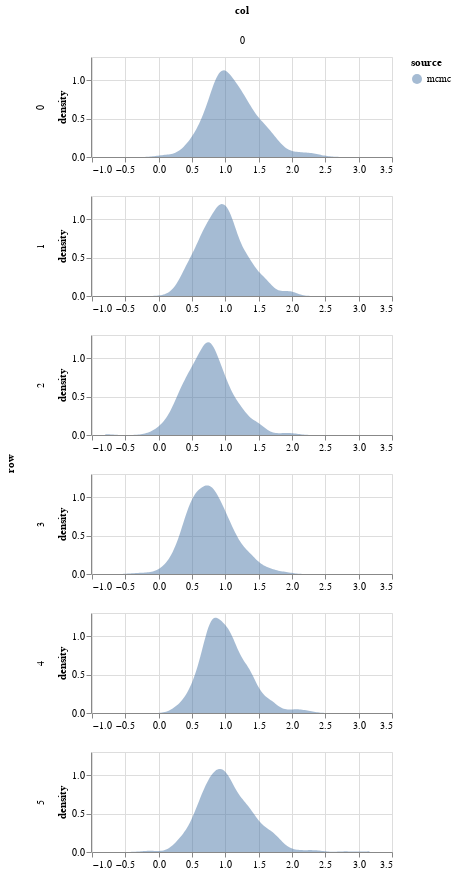

Here is the notebook cell this chart was saved with:
### Code cell
param = 'beta'
df = get_post_df(ps[param]) 
df['source'] = 'mcmc'
plot_density(df, height=100)

### Figure 1 — Vega-Lite specification as saved in the notebook (floating-point values rounded to 4 significant figures; data arrays with more than 128 entries replaced by an {"elided": "..."} marker saying what was removed)
{"config": {"view": {"continuousWidth": 400, "continuousHeight": 300}}, "data": {"name": "data-58409eb59bc919d3d8b07487f7c06251"}, "mark": {"type": "area", "opacity": 0.5}, "encoding": {"color": {"type": "nominal", "field": "source"}, "column": {"type": "quantitative", "field": "col"}, "row": {"type": "quantitative", "field": "row"}, "x": {"type": "quantitative", "field": "value", "title": null}, "y": {"type": "quantitative", "field": "density"}}, "height": 100, "resolve": {"scale": {"x": "independent"}}, "transform": [{"fold": ["value"]}, {"density": "value", "groupby": ["cn", "row", "col", "source"]}], "width": 300, "$schema": "https://vega.github.io/schema/vega-lite/v4.8.1.json", "datasets": {"data-58409eb59bc919d3d8b07487f7c06251": {"elided": "2400 records"}}}
